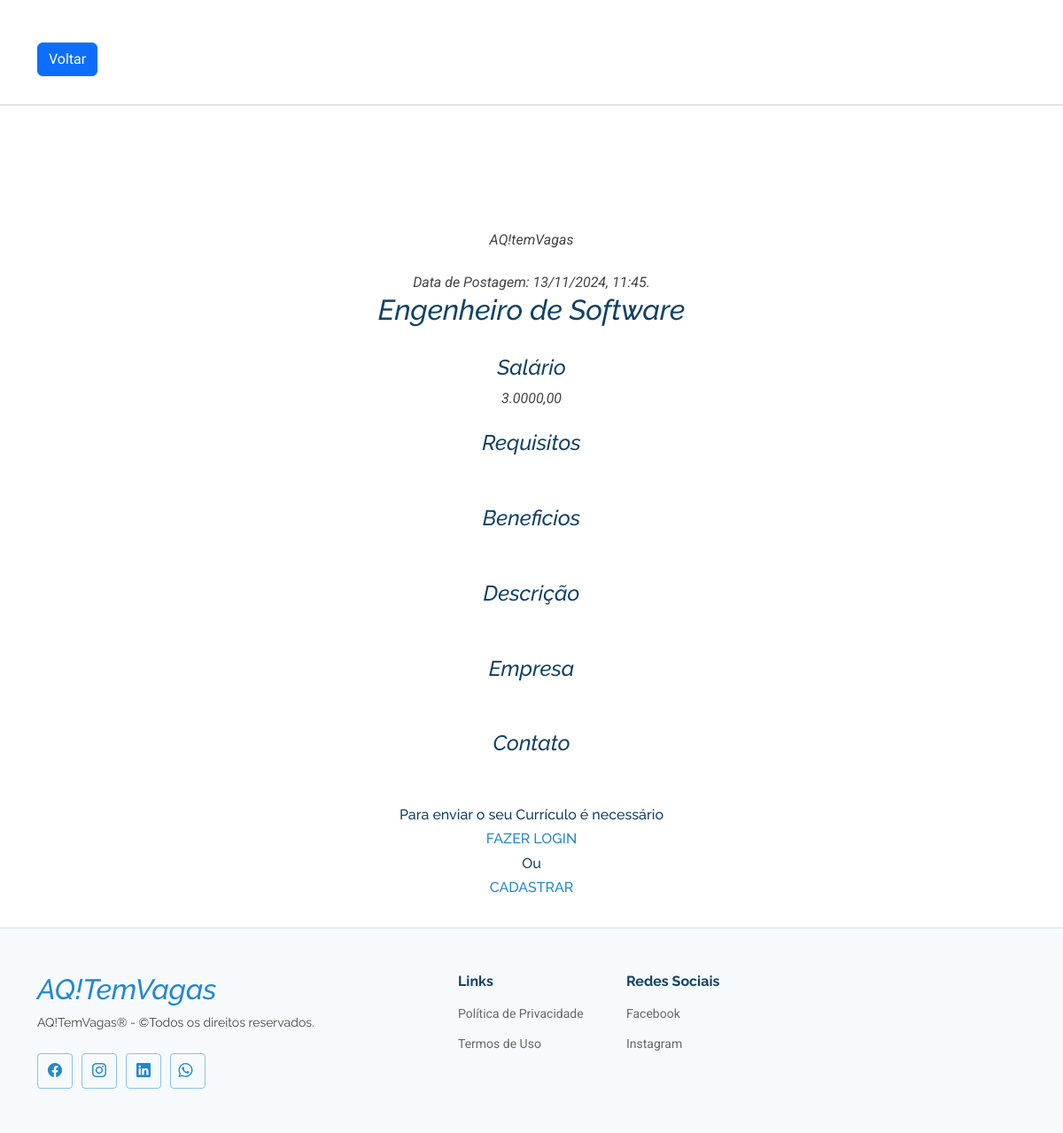
The page /page/saber_mais_detalhes/45/ on the database its author committed.
### app/models.py (models this page shows)
class vaga_oferecido(models.Model):
    Empregador = models.ForeignKey(Empregador, on_delete=models.CASCADE)
    Estado = models.ForeignKey(aqtemvaga_brasil, on_delete=models.CASCADE, null=True)
    Cidade = models.CharField(max_length=100, blank=True, null=True)
    Bairro = models.CharField(max_length=100,blank=True, null=True)
    Cargo = models.CharField(max_length=100, blank=True, null=True)  # Tornar opcional
    Salário = models.CharField(max_length=100, blank=True, null=True)  # Tornar opcional
    Requisitos = models.TextField(blank=True, null=True)  # Tornar opcional
    Benifícios = models.TextField(blank=True, null=True)  # Tornar opcional
    Descrição = models.TextField(blank=True, null=True)  # Tornar opcional
    Empresa = models.TextField(blank=True, null=True)  # Tornar opcional
    Contato = models.TextField(blank=True, null=True)  # Tornar opcional
    Data_criacao = models.DateTimeField(default=now)
    Data_atualizacao = models.DateTimeField(auto_now=True)

### app/views.py (the view)
# urls.py: path('page/saber_mais_detalhes/<int:vaga_id>/', saber_mais_detalhes, name='saber_mais_detalhes'),
def saber_mais_detalhes(request, vaga_id):
    detalhes=vaga_oferecido.objects.filter(id=vaga_id)
    vaga = get_object_or_404(vaga_oferecido, id=vaga_id)
    empregador = vaga.Empregador  # Supondo que vaga_oferecido tem um campo empregador
    if request.method == 'POST':
        if request.POST.get('utilizar_curriculo_existente') == 'true':
            curriculo_existente = Curriculo.objects.filter(usuario=request.user).first()
            if curriculo_existente:
                curriculo_existente.vaga = vaga
                curriculo_existente.empregador = empregador
                curriculo_existente.save()
                messages.success(request, 'Currículo enviado com sucesso!')
            else:
                messages.error(request, 'Currículo não encontrado no seu perfil. Por favor, anexe um currículo no seu perfil antes de enviar.')
        else:
            form = CurriculoForm(request.POST, request.FILES)
            if form.is_valid():
                curriculo = form.save(commit=False)
                curriculo.usuario = request.user
                curriculo.vaga = vaga
                curriculo.empregador = empregador
                curriculo.save()
                messages.success(request, 'Currículo enviado com sucesso!')
    else:
        form = CurriculoForm()
    return render(request, 'page/saber_mais_detalhes.html', {'form': form, 'vaga': vaga,'detalhes':detalhes})

### templates/page/saber_mais_detalhes.html (shortened to what this page needs)
{% extends 'page/home_base.html' %}
{% load static %}
{% block main %}
<div class="container pt-5 col-lg-12">
  <div class="row">
    <div class="text-left mb-3">
      <a href="/" class="btn btn-primary">Voltar</a>
    </div>
  </div>
</div>
<hr>
<main class="main">
    <div class="container text-center p-1">
        <div class=" col-lg6 pt-5 ">
<div class="container col-lg-5 pt-5 text-center">
    </div>
    <br>
            {% for vaga_oferecido in detalhes %}
    <div class="container">
        <div class="row justify-content-center" data-aos="zoom-out" >
          <div class="col-xl-6 col-lg-6 text-center ">
            <i class="sitename">AQ!temVagas</i><br><br>
            <i class="tierra">Data de Postagem: {{vaga_oferecido.Data_criacao|date:"d/m/Y, h:i." }}</i>
            <i class="tierra"><h2>{{vaga_oferecido.Cargo}}</h2></i><br>
            <i class="tierra" ><h4>Salário</h4>{{vaga_oferecido.Salário}}</i><br><br>
            <i class="tierra "><h4>Requisitos</h4>{{vaga_oferecido.Requisitos}}</i><br><br>
            <i class="tierra "><h4>Beneficios</h4>{{vaga_oferecido.Beneficios}}</i><br><br>
            <i class="tierra "><h4>Descrição</h4>{{vaga_oferecido.Descrição}}</i><br><br>
            <i class="tierra "><h4>Empresa</h4>{{vaga_oferecido.Empresa}}</i><br><br>
            <i class="tierra "><h4>Contato</h4>{{vaga_oferecido.Contato}}</i><br><br>
            {% endfor %}
                </div>
            </div>
        </div>
        {% if user.is_authenticated %}
         <div class="container col-lg-6 mx-auto pt-2 mt-4 mb-4 mx-auto shadow p-0 ">
          <h6><i>Importante preencher essas informações <br> para que a empresa possa fazer a seleção.</i></h6>
          <form method="POST" enctype="multipart/form-data">
            {% csrf_token %}
              <p>{{ form.as_p }}</p>
              <button type="submit" class="btn btn-primary">Enviar</button>
        </form>
          <br>
          {% else %}
          <h6>Para enviar o seu Currículo é necessário </h6>
          <h6><a href="{% url 'login_view' %}?next={{ request.path }}">FAZER LOGIN</a></h6>
          <h6>Ou</h6>
          <h6><a href="{% url 'register_view' %}?next={{ request.path }}">CADASTRAR</a></h6>
          {% endif %}
         </div>
      <br>
</main>
{% endblock %}

### static/assets/css/main.css (style rules this page uses)
:root { --default-font:"Roboto",system-ui,-apple-system,"Segoe UI",Roboto,"Helvetica Neue",Arial,"Noto Sans","Liberation Sans",sans-serif,"Apple Color Emoji","Segoe UI Emoji","Segoe UI Symbol","Noto Color Emoji"; --heading-font:"Raleway",sans-serif; --nav-font:"Poppins",sans-serif }
:root { --background-color:#ffffff; --default-color:#444444; --heading-color:#124265; --accent-color:#2487ce; --surface-color:#ffffff; --contrast-color:#ffffff }
:root { --nav-color:#124265; --nav-hover-color:#2487ce; --nav-mobile-background-color:#ffffff; --nav-dropdown-background-color:#ffffff; --nav-dropdown-color:#124265; --nav-dropdown-hover-color:#2487ce }
:root { scroll-behavior:smooth }
body { color:var(--default-color); background-color:var(--background-color); font-family:var(--default-font) }
a { color:var(--accent-color); text-decoration:none; transition:.3s }
h1,h2,h3,h4,h5,h6 { color:var(--heading-color); font-family:var(--heading-font) }

### rows shown on the page
vaga_oferecido: Data_criacao "13/11/2024, 11:45.", Cargo "Engenheiro de Software", Salário "3.0000,00"
